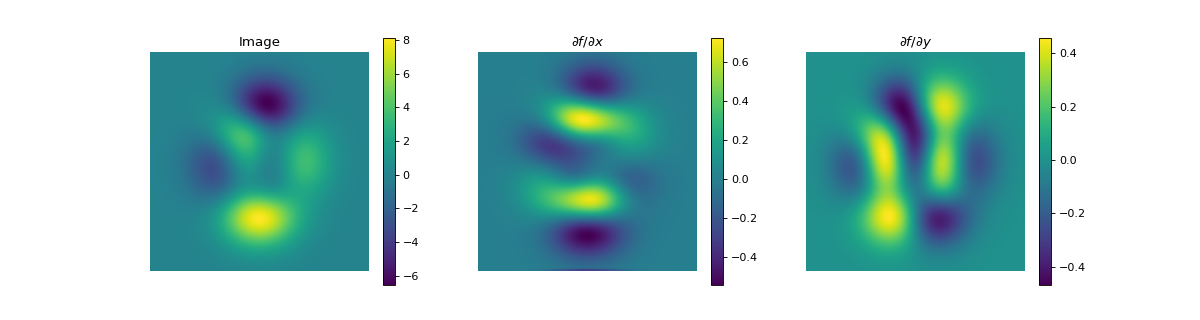

Write Python code to recreate this figure.
import numpy as np
import matplotlib.pyplot as plt
from pyxu.operator import Gradient
from pyxu.util.misc import peaks

# Define input image
n = 100
x = np.linspace(-3, 3, n)
xx, yy = np.meshgrid(x, x)
image = peaks(xx, yy)
arg_shape = image.shape  # (1000, 1000)
# Instantiate gradient operator
grad = Gradient(arg_shape=arg_shape)

# Compute gradients
output = grad(image.ravel()) # shape = (2000000, )
df_dx, df_dy = grad.unravel(output) # shape = (2, 1000, 1000)

# Plot image
fig, axs = plt.subplots(1, 3, figsize=(15, 4))
im = axs[0].imshow(image)
axs[0].set_title("Image")
axs[0].axis("off")
plt.colorbar(im, ax=axs[0])

# Plot gradient
im = axs[1].imshow(df_dx)
axs[1].set_title(r"$\partial f/ \partial x$")
axs[1].axis("off")
plt.colorbar(im, ax=axs[1])
im = axs[2].imshow(df_dy)
axs[2].set_title(r"$\partial f/ \partial y$")
axs[2].axis("off")
plt.colorbar(im, ax=axs[2])
